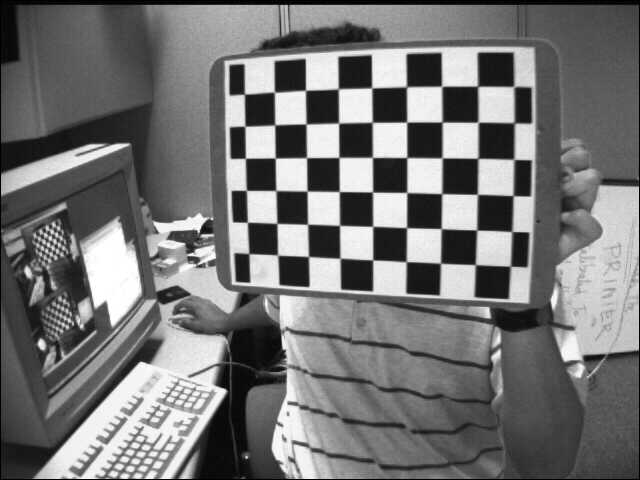
#> input picture chapter10/images/left01.jpg, 640 x 480 px
$ python Chessboard.py
#> lines starting #> are read from the running program, lines starting #| are printed output that depends on the picture; after the words box and inside, x2 and y2 are one past the last pixel; in counts of white or black regions, pixels touching at a corner belong together
# -*- coding:utf-8 -*-
import cv2 as cv
import sys


if __name__ == '__main__':
    # 读取图像
    image1 = cv.imread('./images/left01.jpg')
#> image1 is the input picture: shape (480, 640, 3); min 0, max 255, mean 116.6
    image2 = cv.imread('./images/circle.png')
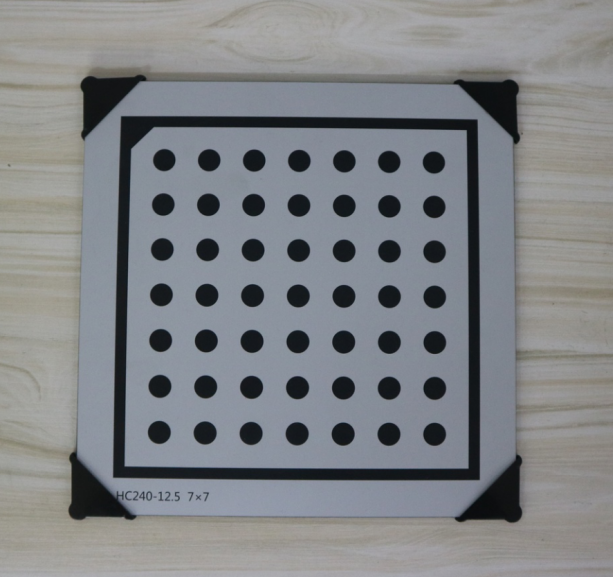
#> input picture chapter10/images/circle.png, 613 x 577 px
#> image2 is the input picture: shape (577, 613, 3); mean B, G, R 134.6, 131.5, 128.8
    if image1 is None or image2 is None:
        print('Failed to read left01.jpg or circle.png.')
        sys.exit()

    # 转为灰度图像
    gray1 = cv.cvtColor(image1, cv.COLOR_BGR2GRAY)
    gray2 = cv.cvtColor(image2, cv.COLOR_BGR2GRAY)

    # 定义数目尺寸
    board_size1 = (9, 6)
    board_size2 = (7, 7)

    # 检测角点
    _, points1 = cv.findChessboardCorners(gray1, board_size1)
#> points1 = 54 rows, first 8: [244.5, 94.33], [274.6, 92.24], [305.5, 90.4], [338.4, 88.84], [371.6, 87.98], [406.8, 86.92], [441.6, 86.37], [477.6, 86.38]
    _, points2 = cv.findCirclesGrid(gray2, board_size2)
#> points2 = 49 rows, first 8: [163.9, 159.6], [208.7, 159.8], [253.7, 160.1], [298.8, 160.4], [343.9, 160.9], [388.8, 161.4], [433.4, 162.1], [162.8, 204]

    # 细化角点坐标
    _, points1 = cv.find4QuadCornerSubpix(gray1, points1, (5, 5))
#> points1 = 54 rows, first 8: [244.5, 94.33], [275, 93], [306, 90.5], [339.2, 89.28], [372.3, 88.7], [407, 87.5], [442, 87], [478.5, 86.5]
    _, points2 = cv.find4QuadCornerSubpix(gray2, points2, (5, 5))

    # 绘制角点检测结果
    image1 = cv.drawChessboardCorners(image1, board_size1, points1, True)
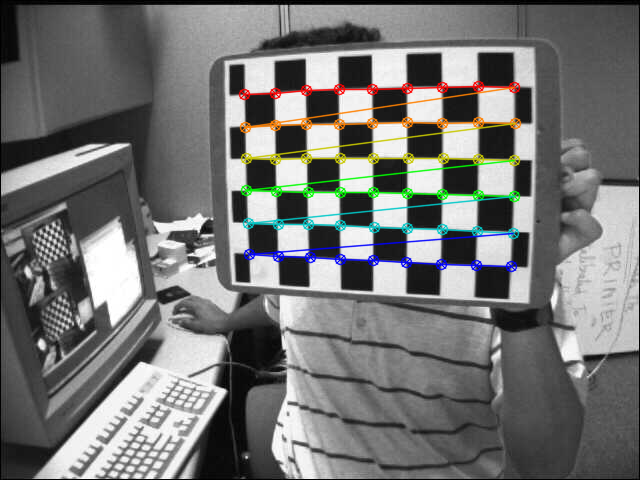
#> image1: shape (480, 640, 3); 4.21% of pixels changed, all inside (x1, y1, x2, y2) = (238, 80, 522, 273)
    image2 = cv.drawChessboardCorners(image2, board_size2, points2, True)
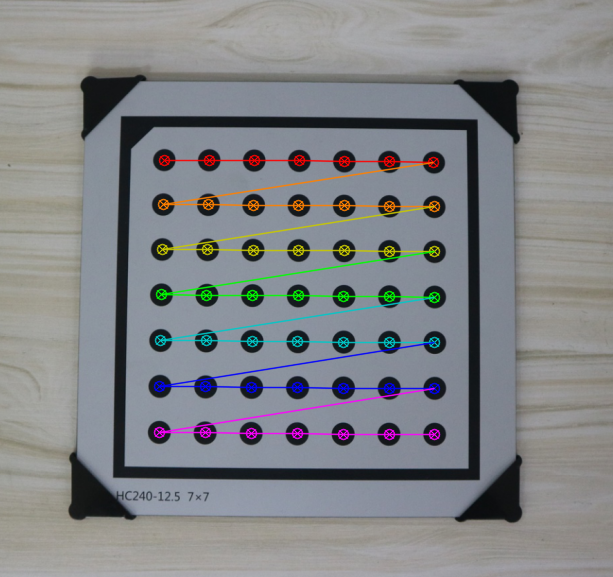
#> image2: shape (577, 613, 3); 4.12% of pixels changed, all inside (x1, y1, x2, y2) = (153, 154, 441, 441)

    # 展示结果
    cv.imshow('Square Result', image1)
    cv.imshow('Circle Result', image2)
    cv.waitKey(0)
    cv.destroyAllWindows()
